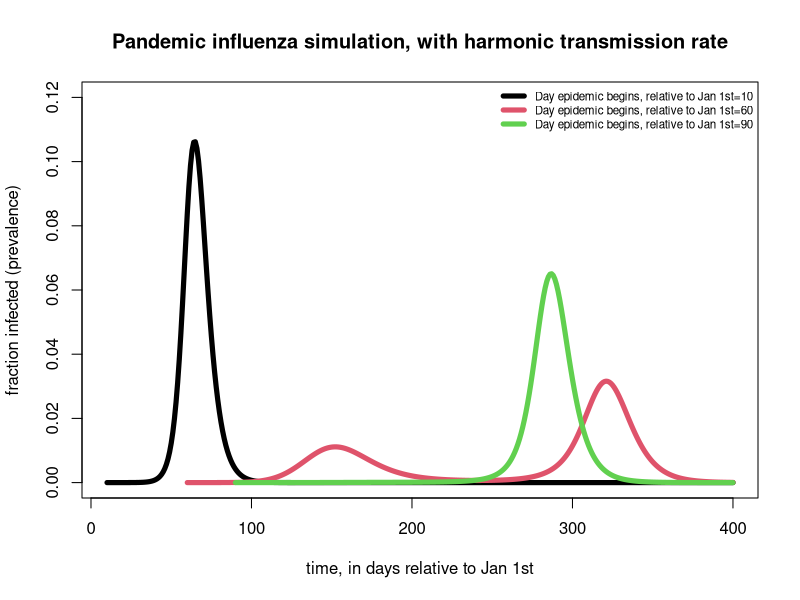

R code for this plot:
##################################################################################
##################################################################################
# An R script to solve ODE's of an SIR model with a harmonic transmission rate
#
# Author: Sherry Towers
#         smtowers@asu.edu
# Created: Dec 1st, 2012
#
# Copyright Sherry Towers, 2012
#
# This script is not guaranteed to be free of bugs and/or errors.
#
# This script can be freely used and shared, as long as the author information
# and copyright in the header remains intact.
##################################################################################
require("deSolve")

##################################################################################
##################################################################################
# this is a function which, given a value of S,I and R at time t
# calculates the time derivatives of S I and R
# vparameters contains the parameters of the model, like the
# recovery period, gamma, and the baseline transmission rate, beta0,
# the day of the year when transmission is maximal, phi, and the relative
# degree of seasonal forcing, epsilon
#
# Note that unlike a simple SIR model, the harmonic forcing of the transmission
# rate makes this set of ODE's non-autonomous.  This means that the results
# of the model will depend on the time of introduction of the virus, relative
# to the day of the year when transmission is maximal!
#
# this function gets passed to the ODEsolve package
##################################################################################
SIRfunc_harmonic=function(t
                          ,x
                          ,vparameters
){
    S = x[1]  # the value of S at time t
    I = x[2]  # the value of I at time t
    R = x[3]  # the value of R at time t
    if (I<0) I=0 # this is a cross check to ensure that we always have sensical values of I
    
    with(as.list(vparameters),{
        npop=S+I+R
        beta = beta0*(1+epsilon*cos(2*pi*(t-phi)/365.25))
        dS = -beta*S*I/npop
        dI = +beta*S*I/npop - gamma*I
        dR = +gamma*I
        out = c(dS,dI,dR)
        list(out)
    })
}

##################################################################################
##################################################################################
# Let's set up some initial conditions at time t=0
##################################################################################
npop = 10000000  # the population size
I_0 = 1          # put one infected person in the population
S_0 = npop-I_0
R_0 = 0          # assume that initially no one has recovered yet

gamma = 1/3        # recovery period of influenza in days^{-1}
R0    = 1.5        # reproduction number of a hypothetical strain of pandemic influenza
beta0 = R0*gamma   # the baseline transmission rate
phi   = 0          # assume Jan 1st is day 0, and this is when flu is most transmissible
epsilon = 0.30     # assume 30% seasonal forcing of the transmission rate



par(mfrow=c(1,1))     # Divide the plotting area to show just one plot per page
ymax = 0.12           # The maximum prevalence, used when plotting... change this if the epidemic
# curves don't fit in the plotting area when you change the model parameters
legend = character(0) # We are going to fill this with labels for the plot legend

vt0 = c(10,60,90)     # try three different times-of-introduction

for (it0 in 1:length(vt0)){
    vt = seq(vt0[it0],400,1) # the epidemic begins at time t0
    t0 = vt0[it0]
    
    legend = append(legend,paste("Day epidemic begins, relative to Jan 1st=",vt0[it0],sep=""))  # we are going to use this in the plot legend
    
    vparameters = c(gamma=gamma,beta0=beta0,phi=phi,epsilon=epsilon) # parameters to be passed to SIRfunc_harmonic
    inits       = c(S=S_0,I=I_0,R=R_0)                               # initial values to be passed to SIRfunc_harmonic
    
    sirharm = as.data.frame(lsoda(inits, vt, SIRfunc_harmonic, vparameters))
    
    ########################################################################
    # now plot the results of the simulation
    ########################################################################
    if (it0==1){
        plot(sirharm$time,sirharm$I/npop,type="l",xlab="time, in days relative to Jan 1st",ylab="fraction infected (prevalence)",lwd=5,col=it0,ylim=c(0,ymax),main="Pandemic influenza simulation, with harmonic transmission rate")
    }else{
        lines(sirharm$time,sirharm$I/npop,lwd=5,col=it0)
    }
    
    ########################################################################
    # print out the final size (total fraction of the population infected)
    ########################################################################
    cat("The final size when t0 is ",t0," is ",max(sirharm$R)/npop,"\n")
    
    ########################################################################
    # this is a cute little trick in R to find the indices of the
    # local minima and maxima
    ########################################################################
    max_indices = which(diff(sign(diff(sirharm$I)))==-2)+1
    min_indices = which(diff(sign(diff(sirharm$I)))==+2)+1
    cat("The time(s) of the local maxima are:",sirharm$time[max_indices],"\n")
    cat("The time(s) of the local minima are:",sirharm$time[min_indices],"\n")
} # end loop over different times-of-introduction
legend("topright",legend=legend,bty="n",lwd=5,col=seq(1,length(vt0)),cex=0.7)
